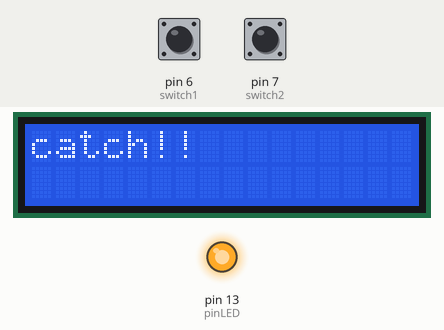
The sketch below on a simulated Arduino Uno, built with avr-gcc and run on an emulated ATmega328P. On the bench: 16×2 character LCD, output pins drawn as LEDs (lit = HIGH). The inputs (shaded band) are chosen by the test bench; at power-on: pin 7 (switch2) HIGH, pin 6 (switch1) LOW. What the sketch prints to the serial monitor is not drawn.

Above: at 11.7 s.
11.8 s: pin 7 (switch2) pulled LOW for 0.15 s
At 11.98 s:
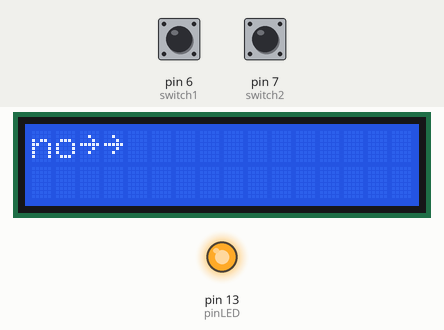
14.9 s: pin 7 (switch2) pulled LOW for 1 s
At 15.7 s:
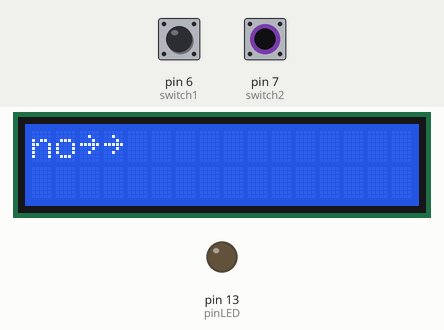
22.9 s: pin 7 (switch2) pulled LOW for 3.2 s
At 27.5 s:
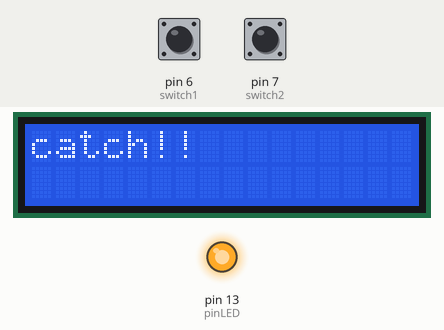
33.1 s: pin 7 (switch2) pulled LOW for 1 s
At 33.9 s:
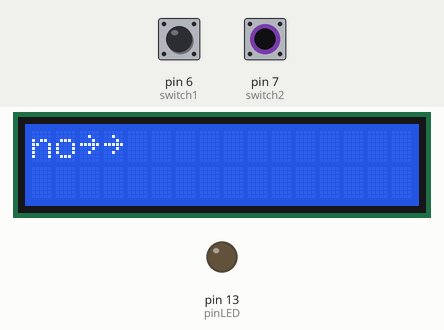
Timing chart, 0 to 36.1 s (numbered marks = the images above; inputs shaded):
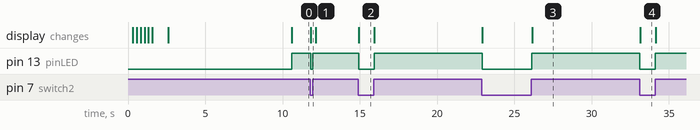

The sketch:

microswitch_test.ino
```cpp
#include <Wire.h>  // Arduino IDE 內建
#include <LiquidCrystal_I2C.h>

LiquidCrystal_I2C lcd(0x3F, 2, 1, 0, 4, 5, 6, 7, 3, POSITIVE);  // 設定 LCD I2C 位址

int switch1=6;
int switch2=7;
int pinLED=13;

void setup() {
  // put your setup code here, to run once:
  Serial.begin(38400);
  pinMode(switch1,INPUT);
  pinMode(switch2,INPUT);
  pinMode(pinLED,OUTPUT);

  lcd.begin(16, 2);      // 初始化 LCD，一行 16 的字元，共 2 行，預設開啟背光

  // 閃爍三次
  for(int i = 0; i < 3; i++) {
    lcd.backlight(); // 開啟背光
    delay(250);
    lcd.noBacklight(); // 關閉背光
    delay(250);
  }
  lcd.backlight();

  // 輸出初始化文字
  lcd.setCursor(0, 0); // 設定游標位置在第一行行首
  lcd.print("Hello, world!");
  delay(1000);
  lcd.setCursor(0, 1); // 設定游標位置在第二行行首
  lcd.print("cccccc");
  delay(8000);


}

void loop() {
  // put your main code here, to run repeatedly:
  float v1=digitalRead(switch1);
  float v2=digitalRead(switch2);
  if (v1>0.5||v2>0.5){
    lcd.clear();
    lcd.print("catch!!");
    digitalWrite(pinLED,HIGH);
    Serial.println("catch!!");
  }else{
    lcd.clear();
    lcd.print("no~~");
    digitalWrite(pinLED,LOW);
  }
  delay(10);
}
```

Measured:
- after the input at 11.8 s, pin 13 (pinLED): HIGH → LOW at once, → HIGH 0.14 s later; the display: changes at once (image 1)
- after the input at 14.9 s, pin 13 (pinLED): HIGH → LOW at once, → HIGH 1.0 s later; the display: changes at once (image 2)
- after the input at 22.9 s, pin 13 (pinLED): HIGH → LOW at once, → HIGH 3.2 s later; the display: first changes at once (image 3 shows a later state)
- after the input at 33.1 s, pin 13 (pinLED): HIGH → LOW at once, → HIGH 1.0 s later; the display: changes at once (image 4)
